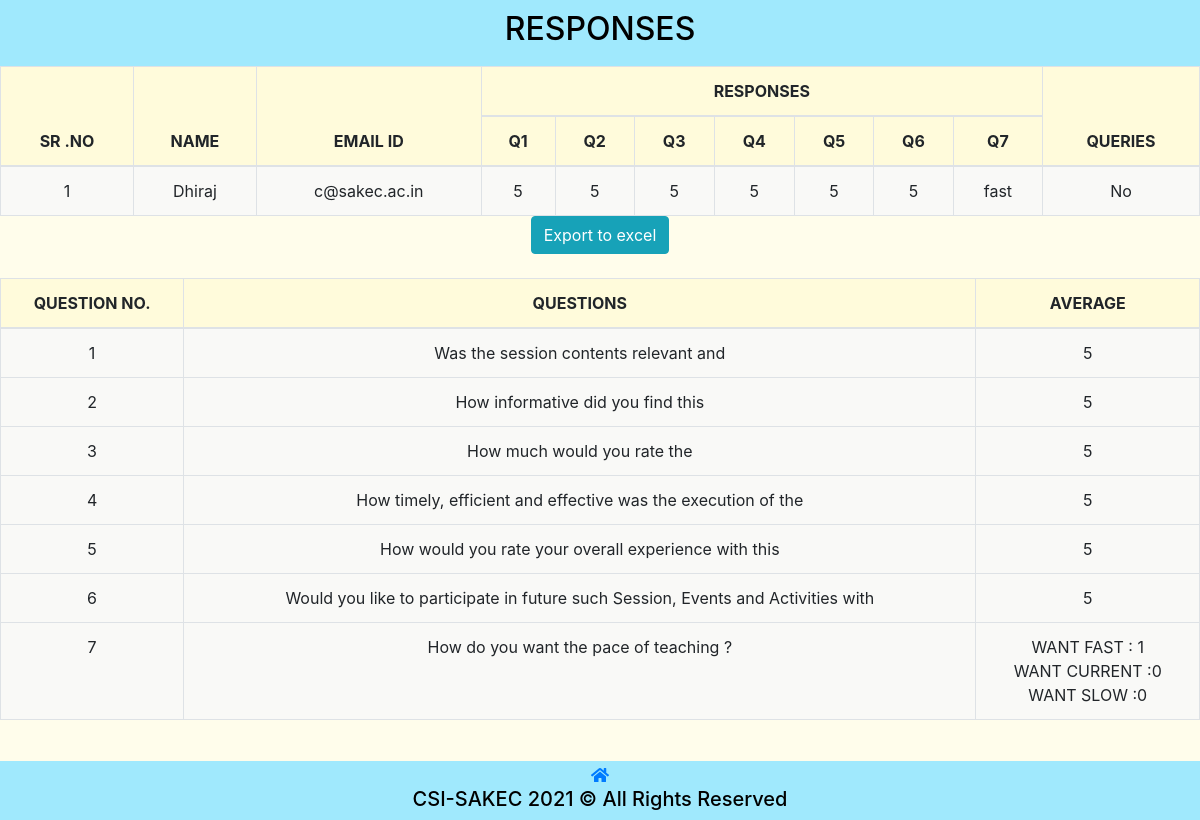
Page /Eventmanagement/event_feedback.php?event_id=49 (signed in) on the committed database.
### tables this page shows
CREATE TABLE `csi_feedback` (
  `id` int(11) NOT NULL,
  `collection_id` int(11) NOT NULL,
  `Q1` int(11) NOT NULL,
  `Q2` int(11) NOT NULL,
  `Q3` int(11) NOT NULL,
  `Q4` int(11) NOT NULL,
  `Q5` int(11) NOT NULL,
  `Q6` int(11) NOT NULL,
  `Q7` varchar(10) NOT NULL,
  `any_queries` varchar(255) NOT NULL,
  `selfie` text NOT NULL
);

CREATE TABLE `csi_userdata` (
  `id` int(11) NOT NULL,
  `name` varchar(255) NOT NULL,
  `year` varchar(5) NOT NULL,
  `division` varchar(10) DEFAULT NULL,
  `rollNo` int(10) DEFAULT NULL,
  `emailID` varchar(50) NOT NULL,
  `phonenumber` bigint(10) NOT NULL,
  `branch` varchar(10) NOT NULL,
  `role` int(15) NOT NULL,
  `gender` varchar(10) NOT NULL,
  `organization` varchar(255) NOT NULL DEFAULT 'sakec'
);

### config.php (called while the page is built, shortened)
<?php
    $conn = mysqli_connect(DB_SERVER, DB_USERNAME, DB_PASSWORD, DB_NAME);
    function execute($sql){
        global $conn;
        return mysqli_query($conn, $sql);
    }
?>

### Eventmanagement/event_feedback.php (the view, shortened to what this page needs)
<!DOCTYPE html>
<html lang="en">
<head>
    <link rel="stylesheet" href="../plugins/bootstrap-4.6.0-dist/css/bootstrap.min.css">
    <link rel="stylesheet" href="../css/membership.css?v=<?php echo time(); ?>">
    <?php
        require_once "../config.php";
        $event=$_GET['event_id'];
        $query = execute("SELECT `Q1`, `Q2`, `Q3`, `Q4`, `Q5`, `Q6`, `Q7`, `any_queries`, `csi_userdata`.`name`, `csi_userdata`.`emailID` FROM `csi_feedback`,`csi_userdata`,`csi_collection` WHERE csi_collection.event_id='$event' and csi_collection.id=csi_feedback.collection_id and csi_userdata.id=csi_collection.user_id");
        $number_of_responses = mysqli_num_rows($query);
    ?>
</head>
<body>
    <header>
        <h2 style="text-align: center;">RESPONSES</h2>
    </header>
        <div>
            <table class="table table-bordered" id="tblexportData">
                <thead>
                    <tr>
                        <th scope="col" rowspan="2">SR .NO</th>
                        <th scope="col" rowspan="2">NAME</th>
                        <th scope="col" rowspan="2">EMAIL ID</th>
                        <th scope="col" colspan="7">RESPONSES</th>
                        <th scope="col" rowspan="2">QUERIES</th>
                    </tr>
                    <tr>
                        <th scope="col">Q1</th>
                        <th scope="col">Q2</th>
                        <th scope="col">Q3</th>
                        <th scope="col">Q4</th>
                        <th scope="col">Q5</th>
                        <th scope="col">Q6</th>
                        <th scope="col">Q7</th>
                    </tr>
                </thead>
                <tbody>
                <?php
                    $Q1=0;$Q2=0;$Q3=0;$Q4=0;$Q5=0;$Q6=0;$Q71=0;$Q72=0;$Q73=0;
                    for($index=1;$row = mysqli_fetch_assoc($query);$index++){
                ?>
                    <tr>
                        <td><?php echo $index;?></td>
                        <td><?php echo $row['name'];?></td>
                        <td><?php echo $row['emailID'];?></td>
                        <td><?php echo $row['Q1']; $Q1+=$row['Q1'];?></td>
                        <td><?php echo $row['Q2']; $Q2+=$row['Q2'];?></td>
                        <td><?php echo $row['Q3']; $Q3+=$row['Q3'];?></td>
                        <td><?php echo $row['Q4']; $Q4+=$row['Q4'];?></td>
                        <td><?php echo $row['Q5']; $Q5+=$row['Q5'];?></td>
                        <td><?php echo $row['Q6']; $Q6+=$row['Q6'];?></td>
                        <?php
                        if($row['Q7']=="fast"){
                            $Q71++;
                        }
                        ?>
                        <td><?php echo $row['Q7']; ?></td>
                        <td><?php echo $row['any_queries'];?></td>
                    </tr>
                <?php
                    }
                ?>
                </tbody>
            </table>
            <button onclick="exportToExcel('tblexportData', 'Audit')" type="submit" id="btnExport" name='export' class="btn btn-info">
                 Export to excel
            </button>
            <br><br>
        <table  class="table table-bordered" >
            <thead>
                <tr>
                    <th>QUESTION NO. </th>
                    <th>QUESTIONS </th>
                    <th>AVERAGE </th>
                </tr>
            </thead>
            <tbody>
                <tr>
                    <td>1</td>
                    <td>Was the session contents relevant and</td>
                    <td><?php echo $Q1/$number_of_responses; ?></td>
                </tr>
                <tr>
                    <td>2</td>
                    <td>How informative did you find this</td>
                    <td><?php echo $Q2/$number_of_responses; ?></td>
                </tr>
                <tr>
                    <td>3</td>
                    <td>How much would you rate the</td>
                    <td><?php echo $Q3/$number_of_responses; ?></td>
                </tr>
                <tr>
                    <td>4</td>
                    <td>How timely, efficient and effective was the execution of the</td>
                    <td><?php echo $Q4/$number_of_responses; ?></td>
                </tr>
                <tr>
                    <td>5</td>
                    <td>How would you rate your overall experience with this</td>
                    <td><?php echo $Q5/$number_of_responses; ?></td>
                </tr>
                <tr>
                    <td>6</td>
                    <td> Would you like to participate in future such Session, Events and Activities with </td>
                    <td><?php echo $Q6/$number_of_responses; ?></td>
                </tr>
                <tr>
                    <td>7</td>
                    <td>  How do you want the pace of teaching ?</td>
                    <td>WANT FAST : <?php echo $Q71; ?><br>
                        WANT CURRENT :<?php echo $Q72; ?><br>
                        WANT SLOW :<?php echo $Q73; ?>
                    </td>
                </tr>
            </tbody>
        </table>
    <div class="spacer" style="height:100px;"></div>
    <div class="footer">
        <div class="spacer" style="height:2px;"></div>
        <a href="index.php">
            <i class="fas fa-home"></i>
        </a>
        <h5>CSI-SAKEC 2021 &copy; All Rights Reserved</h5>
    </div>
</body>
</html>

### css/membership.css (style rules this page uses)
body { text-align: center; background-color: #fffdeb; font-family: -apple-system,BlinkMacSystemFont,"Segoe UI",Roboto,"Helvetica Neue",Arial,"Noto Sans",sans-serif,"Apple Color Emoji","Segoe UI Emoji","Segoe UI Symbol","Noto Color Emoji"; margin: 0; color: white; padding: 0; color: black; }
header { color: black; background-color: #a0e9fd; padding: 10px; }
.footer { text-align: center; background-color: #a0e9fd; left: 0; bottom: 0; width: 100%; z-index: 1; }
.table thead th { vertical-align: bottom; border-bottom: 2px solid #dee2e6; background: #fffbdb; }
.table { width: 100%; margin-bottom: 0rem; color: #212529; background: #f9f9f7; }
@media only screen and (min-width: 600px) { .footer { position: fixed; } }

### Eventmanagement/event_feedback.php (style rules this page uses)
th, td { text-align: center; vertical-align: center; }

### rows in the picture
csi_feedback: csi_userdata.name "Dhiraj", csi_userdata.emailID "c@sakec.ac.in", Q1 "5", Q2 "5", Q3 "5", Q4 "5", Q5 "5", Q6 "5", Q7 "fast", any_queries "No"

### other values in the picture
$Q1/$number_of_responses "5"
$Q2/$number_of_responses "5"
$Q3/$number_of_responses "5"
$Q4/$number_of_responses "5"
$Q5/$number_of_responses "5"
$Q6/$number_of_responses "5"
$Q71 "1"
$Q72 "0"
$Q73 "0"
